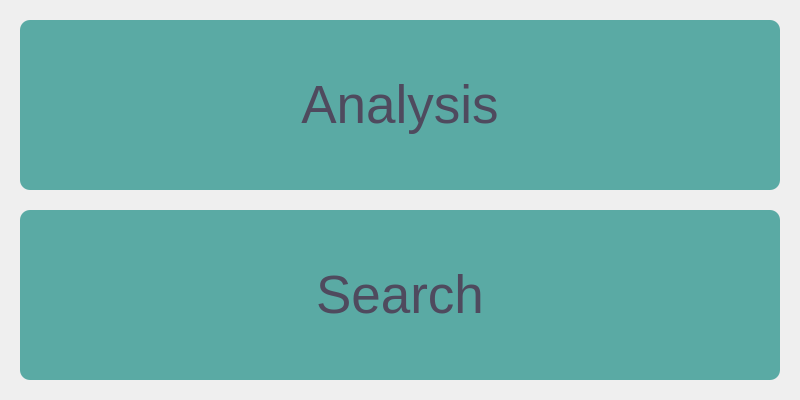
<?xml version="1.0" encoding="UTF-8"?>
<ui version="4.0">
 <class>Form</class>
 <widget class="QWidget" name="Form">
  <property name="geometry">
   <rect>
    <x>0</x>
    <y>0</y>
    <width>800</width>
    <height>400</height>
   </rect>
  </property>
  <property name="windowTitle">
   <string>Form</string>
  </property>
  <widget class="QPushButton" name="pushButton">
   <property name="geometry">
    <rect>
     <x>20</x>
     <y>20</y>
     <width>760</width>
     <height>170</height>
    </rect>
   </property>
   <property name="palette">
    <palette>
     <active>
      <colorrole role="Button">
       <brush brushstyle="SolidPattern">
        <color alpha="255">
         <red>90</red>
         <green>170</green>
         <blue>164</blue>
        </color>
       </brush>
      </colorrole>
      <colorrole role="ButtonText">
       <brush brushstyle="SolidPattern">
        <color alpha="255">
         <red>79</red>
         <green>74</green>
         <blue>94</blue>
        </color>
       </brush>
      </colorrole>
      <colorrole role="Base">
       <brush brushstyle="SolidPattern">
        <color alpha="255">
         <red>90</red>
         <green>170</green>
         <blue>164</blue>
        </color>
       </brush>
      </colorrole>
      <colorrole role="Window">
       <brush brushstyle="SolidPattern">
        <color alpha="255">
         <red>90</red>
         <green>170</green>
         <blue>164</blue>
        </color>
       </brush>
      </colorrole>
     </active>
     <inactive>
      <colorrole role="Button">
       <brush brushstyle="SolidPattern">
        <color alpha="255">
         <red>90</red>
         <green>170</green>
         <blue>164</blue>
        </color>
       </brush>
      </colorrole>
      <colorrole role="ButtonText">
       <brush brushstyle="SolidPattern">
        <color alpha="255">
         <red>79</red>
         <green>74</green>
         <blue>94</blue>
        </color>
       </brush>
      </colorrole>
      <colorrole role="Base">
       <brush brushstyle="SolidPattern">
        <color alpha="255">
         <red>90</red>
         <green>170</green>
         <blue>164</blue>
        </color>
       </brush>
      </colorrole>
      <colorrole role="Window">
       <brush brushstyle="SolidPattern">
        <color alpha="255">
         <red>90</red>
         <green>170</green>
         <blue>164</blue>
        </color>
       </brush>
      </colorrole>
     </inactive>
     <disabled>
      <colorrole role="Button">
       <brush brushstyle="SolidPattern">
        <color alpha="255">
         <red>90</red>
         <green>170</green>
         <blue>164</blue>
        </color>
       </brush>
      </colorrole>
      <colorrole role="ButtonText">
       <brush brushstyle="SolidPattern">
        <color alpha="255">
         <red>148</red>
         <green>148</green>
         <blue>148</blue>
        </color>
       </brush>
      </colorrole>
      <colorrole role="Base">
       <brush brushstyle="SolidPattern">
        <color alpha="255">
         <red>90</red>
         <green>170</green>
         <blue>164</blue>
        </color>
       </brush>
      </colorrole>
      <colorrole role="Window">
       <brush brushstyle="SolidPattern">
        <color alpha="255">
         <red>90</red>
         <green>170</green>
         <blue>164</blue>
        </color>
       </brush>
      </colorrole>
     </disabled>
    </palette>
   </property>
   <property name="font">
    <font>
     <pointsize>40</pointsize>
    </font>
   </property>
   <property name="styleSheet">
    <string notr="true">background-color: #5AAAA4; border-radius: 10px;</string>
   </property>
   <property name="text">
    <string>Analysis</string>
   </property>
  </widget>
  <widget class="QPushButton" name="pushButton_2">
   <property name="geometry">
    <rect>
     <x>20</x>
     <y>210</y>
     <width>760</width>
     <height>170</height>
    </rect>
   </property>
   <property name="palette">
    <palette>
     <active>
      <colorrole role="Button">
       <brush brushstyle="SolidPattern">
        <color alpha="255">
         <red>90</red>
         <green>170</green>
         <blue>164</blue>
        </color>
       </brush>
      </colorrole>
      <colorrole role="ButtonText">
       <brush brushstyle="SolidPattern">
        <color alpha="255">
         <red>79</red>
         <green>74</green>
         <blue>94</blue>
        </color>
       </brush>
      </colorrole>
      <colorrole role="Base">
       <brush brushstyle="SolidPattern">
        <color alpha="255">
         <red>90</red>
         <green>170</green>
         <blue>164</blue>
        </color>
       </brush>
      </colorrole>
      <colorrole role="Window">
       <brush brushstyle="SolidPattern">
        <color alpha="255">
         <red>90</red>
         <green>170</green>
         <blue>164</blue>
        </color>
       </brush>
      </colorrole>
     </active>
     <inactive>
      <colorrole role="Button">
       <brush brushstyle="SolidPattern">
        <color alpha="255">
         <red>90</red>
         <green>170</green>
         <blue>164</blue>
        </color>
       </brush>
      </colorrole>
      <colorrole role="ButtonText">
       <brush brushstyle="SolidPattern">
        <color alpha="255">
         <red>79</red>
         <green>74</green>
         <blue>94</blue>
        </color>
       </brush>
      </colorrole>
      <colorrole role="Base">
       <brush brushstyle="SolidPattern">
        <color alpha="255">
         <red>90</red>
         <green>170</green>
         <blue>164</blue>
        </color>
       </brush>
      </colorrole>
      <colorrole role="Window">
       <brush brushstyle="SolidPattern">
        <color alpha="255">
         <red>90</red>
         <green>170</green>
         <blue>164</blue>
        </color>
       </brush>
      </colorrole>
     </inactive>
     <disabled>
      <colorrole role="Button">
       <brush brushstyle="SolidPattern">
        <color alpha="255">
         <red>90</red>
         <green>170</green>
         <blue>164</blue>
        </color>
       </brush>
      </colorrole>
      <colorrole role="ButtonText">
       <brush brushstyle="SolidPattern">
        <color alpha="255">
         <red>148</red>
         <green>148</green>
         <blue>148</blue>
        </color>
       </brush>
      </colorrole>
      <colorrole role="Base">
       <brush brushstyle="SolidPattern">
        <color alpha="255">
         <red>90</red>
         <green>170</green>
         <blue>164</blue>
        </color>
       </brush>
      </colorrole>
      <colorrole role="Window">
       <brush brushstyle="SolidPattern">
        <color alpha="255">
         <red>90</red>
         <green>170</green>
         <blue>164</blue>
        </color>
       </brush>
      </colorrole>
     </disabled>
    </palette>
   </property>
   <property name="font">
    <font>
     <pointsize>40</pointsize>
    </font>
   </property>
   <property name="styleSheet">
    <string notr="true">background-color: #5AAAA4; border-radius: 10px;</string>
   </property>
   <property name="text">
    <string>Search</string>
   </property>
  </widget>
 </widget>
 <resources/>
 <connections/>
</ui>
